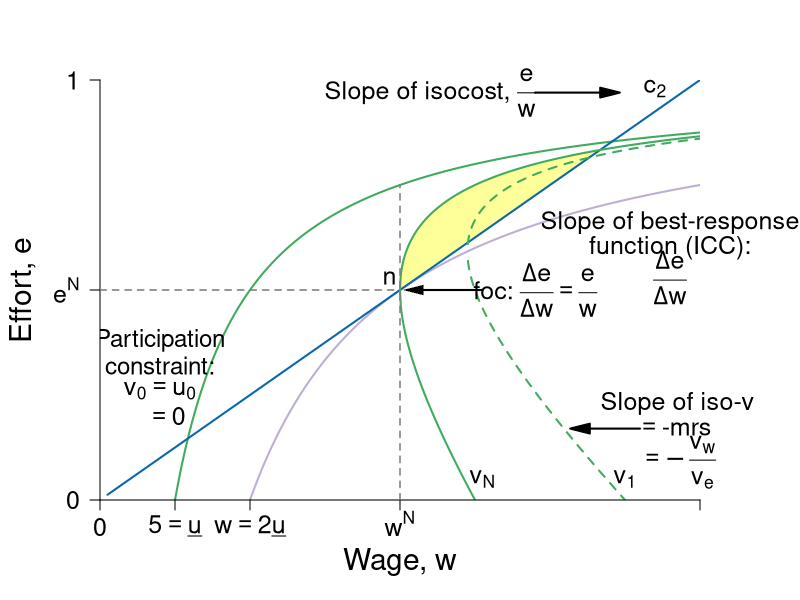

Here is the R script that generated this plot: (Note: this script raises an error after producing the figure.)
require(shape)
pdf(file = "employment/employment_brf_nash_improvinglens.pdf", width = 9, height = 7)

#Set parameters for graphics
axislabelsize <- 1.8
labelsize <- 1.5
namesize <- 1.8
annotatesize <- 1.5
graphlinewidth <- 2
segmentlinewidth <- 1.5

#The equation is below when v = 0. See Wolfram Alpha output. 
isov <- function(w, delta = 5) {
  (w - delta)/w
}

isovhigh1 <- function(w, delta = 5, v = 30){
  (sqrt(w^2 - 4 * delta * v) - w + 2*v)/( 2 * v )
}

isovlow1 <- function(w, delta = 5, v = 30){
  (-sqrt(w^2 - 4 * delta * v) - w + 2*v)/( 2 * v )
}

isovhigh2 <- function(w, delta = 5, v = 15){
  (sqrt(w^2 - 4 * delta * v) - w + 2*v)/( 2 * v )
}

isovlow2 <- function(w, delta = 5, v = 15){
  (-sqrt(w^2 - 4 * delta * v) - w + 2*v)/( 2 * v )
}

isovhigh3 <- function(w, delta = 5, v = 20){
  (sqrt(w^2 - 4 * delta * v) - w + 2*v)/( 2 * v )
}

isovlow3 <- function(w, delta = 5, v = 20){
  (-sqrt(w^2 - 4 * delta * v) - w + 2*v)/( 2 * v )
}

brfFn <- function(w, delta = 5) {
  1 - (2*delta) /w
}

isovhigh <- function(w, delta = 5, v = 20){
  (sqrt(w^2 - 4 * delta * v) - w + 2*v)/(2 * v )
}

#This is evaluated for p = 12; q = 12/(8*sqrt(12^2 - 4*delta1*v1)) - 1/8 for the slope
#At p = 12; q = (-sqrt(12^2 - 4*v1*delta1) - 12 + 2*v1)/(2*v1) = 0.799
tangencyLine <- function(w){
  (w*(0.05))
}

solowCondition2 <- function(w, delta = 5){
  (w*(1/(8*delta)))
}

solowCondition1 <- function(w, delta = 5, slope = 4){
  (w*(1/(slope*delta)))
}


COL <- c("#f7fcf5", "#e5f5e0", "#c7e9c0", "#a1d99b", "#74c476", "#41ab5d", "#238b45", "#005a32", "#ffff99")
#COL <- c("#7fc97f", "#beaed4", "#fdc086", "#ffff99", "#386cb0", "#f0027f", "#bf5b17", "#666666")
COLA <- c("#e0f3db", "#99d8c9","#66c2a4","#41ae76", "#238b45", "#005824")
COLB <- c("#c6dbef", "#4eb3d3", "#2b8cbe", "#0868ac","#084081")
COLC <- c("#fcfbfd", "#efedf5", "#dadaeb", "#bcbddc", "#9e9ac8", "#807dba", "#6a51a3", "#54278f", "#3f007d")
grays <- gray.colors(25, start = 1, end = 0)

grays <- gray.colors(25, start = 1, end = 0)
par(mar =  c(5, 5, 4, 5))
xlims <- c(0, 40)
ylims <- c(0, 1)

plot(0, 0, xlim = xlims, ylim = ylims, type = "n",
     xlab = expression(paste("Wage, ", w)),
     ylab = expression(paste("Effort, ", e)),
     xaxt = "n", 
     yaxt = "n", 
     cex.lab = axislabelsize, 
     line = 3,
     bty = "n", 
     xaxs="i", 
     yaxs="i")


npts <- 500 
npts2 <- 501
#Specify the sequences of points for graphing. 
xx0 <- seq(5, xlims[2], length.out = npts)
xx1 <- seq(10, xlims[2], length.out = npts)
xx2 <- seq(5, 15, length.out = npts)
xx3 <- seq(10, xlims[2], length.out = npts2)
xx4 <- seq(xlims[1], 10, length.out = npts2)
#For below, I solved sqrt(p^2 - 200) - p + 200/p = 0, getting p = 10*sqrt(2) = 14.14214
xx5 <- seq(18.43909, xlims[2], length.out = npts2)
xx6 <- seq(18.43909, 41, length.out = npts2)
xx7 <- seq(20, xlims[2], length.out = npts2)
xx8 <- seq(xlims[1], 25, length.out = npts2)
xx9 <- seq(xlims[1] + 0.5, xlims[2], length.out = npts2)
yy1 <- isovhigh(xx7, delta = 5, v = 20)
xx10 <- seq(xlims[1], 20, length.out = npts)


polygon(c(xx7, xx7[340]), c(yy1, yy1[340]), col = COL[9], density = NULL, border = NA)

#Draw the lines for the graphs
lines(xx1, brfFn(xx1), col = "#beaed4", lwd = graphlinewidth)
lines(xx0, isov(xx0, delta = 5), col = COL[6], lwd = graphlinewidth)

lines(xx9, solowCondition2(xx9, delta = 5), col = COLB[4], lwd = graphlinewidth)
#lines(xx10, solowCondition1(xx10, delta = 5), col = COLB[4], lwd = graphlinewidth)
#lines(xx3, isovhigh1(xx3, v = 5, delta = 5), col = COL[4], lwd = graphlinewidth)
#lines(xx4, isovlow1(xx4, v = 5, delta = 5), col = COL[4], lwd = graphlinewidth)
#lines(xx5, isovhigh2(xx5, v = 17, delta = 5), col = COL[5], lwd = graphlinewidth)
#lines(xx6, isovlow2(xx6, v = 17, delta = 5), col = COL[5], lwd = graphlinewidth)
lines(xx7, isovhigh3(xx7, v = 20, delta = 5), col = COL[6], lwd = graphlinewidth)
lines(xx8, isovlow3(xx8, v = 20, delta = 5), col = COL[6], lwd = graphlinewidth)
lines(xx5, isovhigh1(xx5, v = 30, delta = 5), col = COL[6], lwd = graphlinewidth, lty = 2)
lines(xx6, isovlow1(xx6, v = 30, delta = 5), col = COL[6], lwd = graphlinewidth, lty = 2)

#Customize ticks and labels for the plot
ticksy <- c(0,  0.5, 1)
#ylabels <- c(0, expression(paste(frac(1,2))), 1)
ylabels <- c(0,  expression(paste(e^N)), 1 )
ticksx <- c(0, 5, 10, 20, 40)
xlabels <- c(0, expression(paste(5 == underline(u))) ,expression(paste(w == 2*underline(u))),  expression(paste(w^N)) , NA)
axis(1, at = ticksx, pos = 0, labels = xlabels, cex.axis = labelsize)
axis(2, at = ticksy, pos = 0, labels = ylabels, las = 1, cex.axis = labelsize)

#Annotation of  the three graphs and the NE
text(22, 0.97, expression(paste("Slope of isocost, ", frac(e, w))), cex = labelsize, xpd = TRUE)
#text(25, 0.92, expression(paste(frac(e, w))), cex = labelsize)
Arrows(29, 0.97, 34, 0.97,  col = "black", lty = 1, lwd = 2, arr.type = "triangle")

text(25.5, 0.05, expression(paste(v[N])), cex = labelsize)
text(38, 0.66, expression(paste("Slope of best-response")), cex = labelsize, xpd = TRUE)
text(38, 0.6, expression(paste("function (ICC):")), cex = labelsize, xpd = TRUE)
text(38, 0.53, expression(paste(frac(Delta*e,Delta*w))), cex = labelsize, xpd = TRUE)
text(35, 0.05, expression(paste(v[1])), cex = annotatesize)
text(37, 0.98, expression(paste(c[2])), cex = annotatesize)
#text(18, 0.98, expression(paste(c[1])), cex = annotatesize)
text(4, 0.38, expression("Participation"), cex = labelsize-0.05)
text(4, 0.32, expression("constraint:"), cex = labelsize-0.05)
text(4, 0.26, expression(paste(v[0] == u[0])), cex = labelsize)
text(4.4, 0.2, expression(paste(phantom() == 0)), cex = labelsize)



#Lines for the coordinates of the Nash equilbrium
#segments(5, 0, 5, 1, lty = 2, col = "darkgray", lwd = 3)
#segments(10, 0, 10, 0.2, lty = 2, col = "darkgray", lwd = 2)
segments(20, 0, 20, 0.75, lty = 2, col = grays[20], lwd = segmentlinewidth)
segments(0, 0.5, 20, 0.5, lty = 2, col = grays[20], lwd = segmentlinewidth)
#segments(14.14214, 0.15, 14.14214, 0.45, lty = 2, col = "darkgray", lwd = 3)
text(19.3, 0.53, expression(n), cex = labelsize)
#text(13.8, 0.57, expression(paste("Incomplete contract")),cex = labelsize)
#text(14.2, 0.52, expression(paste("Nash equilibrium")),cex = labelsize)

text(29, 0.5, expression(paste("foc: ", frac(Delta*e,Delta*w),phantom()==frac(e, w))), cex = labelsize, xpd = TRUE)
Arrows(25.5, 0.5, 20.9, 0.5, col = "black", lty = 1, lwd = 2, arr.type = "triangle", arr.lwd = 0.5)


#Arrows and rent label
# 
# Arrows(15, 0.8, 10.8, 0.8,  col = "black", lty = 1, lwd = 2, arr.type = "triangle")
# text(14.8, 0.95, expression(paste("Rent at")))
# text(14.8, 0.9, expression(paste("Incomplete Contract")))
# text(14.8, 0.85, expression(paste("Nash Equilibrium")))

#Arrows and slope of iso-v label
Arrows(36, 0.17, 32, 0.17,  col = "black", lty = 1, lwd = 2, arr.type = "triangle")
text(38.5, 0.23, expression(paste("Slope of iso-v")), cex = labelsize, xpd =TRUE)
text(38.5, 0.17, expression(paste(phantom() == "-mrs ")), cex = labelsize, xpd = TRUE)
text(38.5, 0.09, expression(paste(phantom() == -frac(v[w], v[e]))), cex = labelsize, xpd = TRUE)

points(10, PCFn(delta = 4, mu = 8), pch = 16, col = "black", cex = labelsize)
text(9, PCFn(delta = 4, mu = 8) + 0.03, expression(paste(c)),cex = labelsize)

#Add a point for the NE
points(20, 0.5, pch = 16, col = "black", cex = 1.5)

#segments(18.4, 0, 18.4, 0.75, lty = 2, col = "darkgray", lwd = 2)
#segments(0, brfFn(w = 18.4), 18.4, brfFn(w = 18.4), lty = 2, col = "darkgray", lwd = 2)
#points(18.4, brfFn(w = 18.4), pch = 16, col = "black", cex = 1.5)

#Add a point for b & complete contract NE label
#points(10, 0.5, pch = 16, col = "black", cex = 1.5)
#text(10.5, 0.47, expression(b))
# text(5, 0.58, expression(paste("Complete Contract")))
# text(5, 0.53, expression(paste("Nash equilibrium")))

#Add a point for c
#Figure out q for p = 14.14214: q = 1 - 2delta/p = 1 - (2*5)/14.14214 =  0.2928934
#points(20, 0.1839422, pch = 16, col = "black", cex = 1.5)
#text(20.8, 0.1839422, expression(c))

points(26.2, 0.72, pch = 16, col = "black", cex = 1.5)
text(26.2 + 0.5, 0.72 - 0.02, expression(f), cex = labelsize)
points(22, isovlow3(22, v = 20, delta = 5), pch = 16, col = "black", cex = 1.5)
text(22 + 0.8, isovlow3(22, v = 20, delta = 5) + 0.02, expression(b), cex = labelsize)

#points(10, PCFn(delta = 4, mu = 8), pch = 16, col = "black", cex = labelsize)
#text(9.5, PCFn(delta = 4, mu = 8) + 0.03, expression(paste(c)),cex = labelsize)


#Label the feasible frontier
text(4, 0.7, expression("Better for"), cex = labelsize)
text(4, 0.65, expression("employer"), cex = labelsize)
Arrows(4, 0.74, 2, 0.85, col = "black", lty = 1, lwd = 2, arr.type = "triangle", arr.lwd = 0.5)

text(7, 0.9, expression("Better for"), cex = labelsize, xpd = TRUE)
text(7, 0.85, expression("worker"), cex = labelsize, xpd = TRUE)
Arrows(10, 0.88, 14, 0.88, col = "black", lty = 1, lwd = 2, arr.type = "triangle", arr.lwd = 0.5, xpd = TRUE)


#Add a point for f. referred to in the text
#points(12, 0.82, pch = 16, col = "black", cex = 1.2)
#text(12, 0.85, expression(paste("NE")))

#Arrow to Pareto-improving Lens
#Arrows(20, 0.8, 23.8, 0.68, col = "black", lty = 1, lwd = 3)
#text(20, 0.82, expression(paste("Pareto-Improving Lens")))

dev.off()
